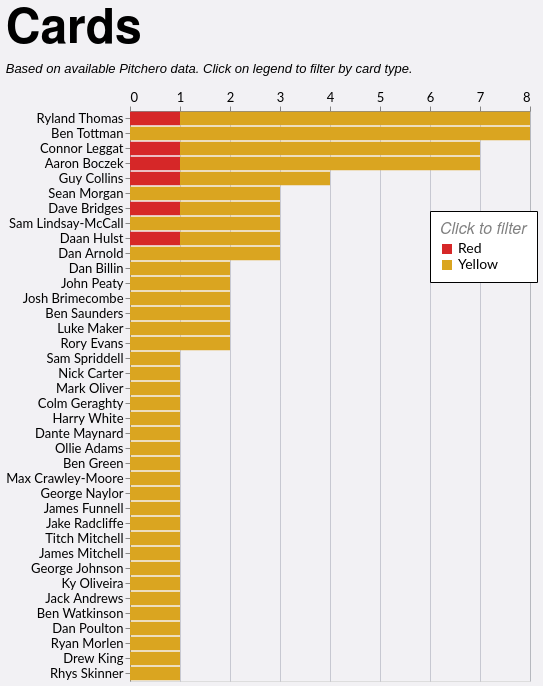

The specification (Vega-Lite) saved for this image:
### Vega-Lite specification from a JSON file in a GitHub repository (floating-point values rounded to 4 significant figures)
{"config": {"axis": {"labelFont": "Lato, sans-serif", "titleFont": "PT Sans Narrow, Helvetica Neue, Helvetica, Arial, sans-serif", "labelFontSize": 13, "titleFontSize": 24, "gridColor": "#202947", "gridOpacity": 0.2}, "header": {"labelFont": "PT Sans Narrow, Helvetica Neue, Helvetica, Arial, sans-serif", "titleFont": "PT Sans Narrow, Helvetica Neue, Helvetica, Arial, sans-serif", "labelFontSize": 24, "titleFontSize": 28, "labelFontWeight": "bold", "orient": "left"}, "legend": {"labelFont": "Lato, sans-serif", "titleFont": "PT Sans Narrow, Helvetica Neue, Helvetica, Arial, sans-serif", "labelFontSize": 14, "titleFontSize": 16, "titlePadding": 5, "fillColor": "white", "strokeColor": "black", "padding": 10, "titleFontWeight": "lighter", "titleFontStyle": "italic", "titleColor": "gray", "offset": 10}, "title": {"font": "PT Sans Narrow, Helvetica Neue, Helvetica, Arial, sans-serif", "fontSize": 48, "fontWeight": "bold", "anchor": "start", "align": "center", "titlePadding": 20, "subtitlePadding": 10, "subtitleFontSize": 13, "subtitleColor": "", "subtitleFontStyle": "italic", "offset": 15, "color": "black"}, "axisX": {"labelAngle": 0}, "facet": {"title": null, "header": null, "align": {"row": "each", "column": "each"}}, "resolve": {"scale": {"y": "independent", "facet": "independent"}}, "background": "#f2f1f4"}, "data": {"name": "data-756639d894a4c0188268044ee30d0c40"}, "mark": {"type": "bar"}, "encoding": {"color": {"field": "event", "legend": {"legendX": 300, "legendY": 100, "orient": "none", "title": "Click to filter"}, "scale": {"domain": ["Red", "Yellow"], "range": ["#d62728", "goldenrod"]}, "type": "nominal"}, "tooltip": [{"field": "player", "title": "Player", "type": "nominal"}, {"field": "event", "title": "Card Type", "type": "nominal"}, {"aggregate": "sum", "field": "count", "title": "Cards", "type": "quantitative"}, {"aggregate": "sum", "field": "A", "title": "Games", "type": "quantitative"}], "x": {"aggregate": "sum", "axis": {"format": "d", "orient": "top", "title": null}, "field": "count", "type": "quantitative"}, "y": {"field": "player", "sort": "-x", "title": null, "type": "nominal"}}, "height": {"step": 15}, "title": {"text": "Cards", "subtitle": "Based on available Pitchero data. Click on legend to filter by card type."}, "width": 400, "$schema": "https://vega.github.io/schema/vega-lite/v5.20.1.json", "datasets": {"data-756639d894a4c0188268044ee30d0c40": [{"player": "Sam Spriddell", "season": "2023/24", "squad": "1st", "player_join": "S Spriddell", "A": 11, "event": "Yellow", "count": 1}, {"player": "Dan Billin", "season": "2023/24", "squad": "1st", "player_join": "D Billin", "A": 20, "event": "Yellow", "count": 2}, {"player": "Nick Carter", "season": "2021/22", "squad": "1st", "player_join": "N Carter", "A": 4, "event": "Yellow", "count": 1}, {"player": "Sean Morgan", "season": "2023/24", "squad": "1st", "player_join": "S Morgan", "A": 2, "event": "Yellow", "count": 1}, {"player": "Sean Morgan", "season": "2022/23", "squad": "1st", "player_join": "S Morgan", "A": 8, "event": "Yellow", "count": 1}, {"player": "Sean Morgan", "season": "2021/22", "squad": "1st", "player_join": "S Morgan", "A": 10, "event": "Yellow", "count": 1}, {"player": "Guy Collins", "season": "2024/25", "squad": "1st", "player_join": "G Collins", "A": 20, "event": "Yellow", "count": 2}, {"player": "Mark Oliver", "season": "2023/24", "squad": "1st", "player_join": "M Oliver", "A": 5, "event": "Yellow", "count": 1}, {"player": "Colm Geraghty", "season": "2023/24", "squad": "1st", "player_join": "C Geraghty", "A": 7, "event": "Yellow", "count": 1}, {"player": "Harry White", "season": "2023/24", "squad": "1st", "player_join": "H White", "A": 7, "event": "Yellow", "count": 1}, {"player": "Dante Maynard", "season": "2024/25", "squad": "1st", "player_join": "D Maynard", "A": 1, "event": "Yellow", "count": 1}, {"player": "Guy Collins", "season": "2024/25", "squad": "1st", "player_join": "G Collins", "A": 20, "event": "Red", "count": 1}, {"player": "Guy Collins", "season": "2022/23", "squad": "1st", "player_join": "G Collins", "A": 17, "event": "Yellow", "count": 1}, {"player": "Ollie Adams", "season": "2023/24", "squad": "2nd", "player_join": "O Adams", "A": 1, "event": "Yellow", "count": 1}, {"player": "Connor Leggat", "season": "2024/25", "squad": "1st", "player_join": "C Leggat", "A": 11, "event": "Yellow", "count": 3}, {"player": "Ryland Thomas", "season": "2022/23", "squad": "2nd", "player_join": "R Thomas", "A": 4, "event": "Yellow", "count": 1}, {"player": "Connor Leggat", "season": "2022/23", "squad": "1st", "player_join": "C Leggat", "A": 9, "event": "Yellow", "count": 1}, {"player": "Ryland Thomas", "season": "2024/25", "squad": "1st", "player_join": "R Thomas", "A": 18, "event": "Yellow", "count": 1}, {"player": "Connor Leggat", "season": "2019/20", "squad": "1st", "player_join": "C Leggat", "A": 11, "event": "Yellow", "count": 1}, {"player": "Ryland Thomas", "season": "2024/25", "squad": "1st", "player_join": "R Thomas", "A": 18, "event": "Red", "count": 1}, {"player": "Connor Leggat", "season": "2018/19", "squad": "1st", "player_join": "C Leggat", "A": 13, "event": "Yellow", "count": 1}, {"player": "Ryland Thomas", "season": "2023/24", "squad": "1st", "player_join": "R Thomas", "A": 25, "event": "Yellow", "count": 3}, {"player": "Connor Leggat", "season": "2022/23", "squad": "1st", "player_join": "C Leggat", "A": 9, "event": "Red", "count": 1}, {"player": "Ryland Thomas", "season": "2022/23", "squad": "1st", "player_join": "R Thomas", "A": 8, "event": "Yellow", "count": 2}, {"player": "Ben Green", "season": "2024/25", "squad": "2nd", "player_join": "B Green", "A": 13, "event": "Yellow", "count": 1}, {"player": "Dave Bridges", "season": "2023/24", "squad": "1st", "player_join": "D Bridges", "A": 17, "event": "Yellow", "count": 1}, {"player": "Dave Bridges", "season": "2022/23", "squad": "1st", "player_join": "D Bridges", "A": 15, "event": "Yellow", "count": 1}, {"player": "Dave Bridges", "season": "2023/24", "squad": "1st", "player_join": "D Bridges", "A": 17, "event": "Red", "count": 1}, {"player": "Ben Tottman", "season": "2024/25", "squad": "1st", "player_join": "B Tottman", "A": 19, "event": "Yellow", "count": 3}, {"player": "Max Crawley-Moore", "season": "2023/24", "squad": "1st", "player_join": "M Crawley-Moore", "A": 16, "event": "Yellow", "count": 1}, {"player": "George Naylor", "season": "2024/25", "squad": "2nd", "player_join": "G Naylor", "A": 10, "event": "Yellow", "count": 1}, {"player": "Ben Tottman", "season": "2023/24", "squad": "1st", "player_join": "B Tottman", "A": 25, "event": "Yellow", "count": 2}, {"player": "Ben Tottman", "season": "2022/23", "squad": "1st", "player_join": "B Tottman", "A": 19, "event": "Yellow", "count": 2}, {"player": "Ben Tottman", "season": "2019/20", "squad": "1st", "player_join": "B Tottman", "A": 12, "event": "Yellow", "count": 1}, {"player": "James Funnell", "season": "2021/22", "squad": "1st", "player_join": "J Funnell", "A": 12, "event": "Yellow", "count": 1}, {"player": "Jake Radcliffe", "season": "2023/24", "squad": "1st", "player_join": "J Radcliffe", "A": 18, "event": "Yellow", "count": 1}, {"player": "John Peaty", "season": "2025/26", "squad": "1st", "player_join": "J Peaty", "A": 4, "event": "Yellow", "count": 1}, {"player": "Titch Mitchell", "season": "2022/23", "squad": "1st", "player_join": "T Mitchell", "A": 2, "event": "Yellow", "count": 1}, {"player": "James Mitchell", "season": "2022/23", "squad": "1st", "player_join": "T Mitchell", "A": 2, "event": "Yellow", "count": 1}, {"player": "John Peaty", "season": "2023/24", "squad": "1st", "player_join": "J Peaty", "A": 13, "event": "Yellow", "count": 1}, {"player": "Josh Brimecombe", "season": "2021/22", "squad": "2nd", "player_join": "J Brimecombe", "A": 6, "event": "Yellow", "count": 1}, {"player": "Sam Lindsay-McCall", "season": "2023/24", "squad": "1st", "player_join": "S Lindsay", "A": 22, "event": "Yellow", "count": 1}, {"player": "George Johnson", "season": "2022/23", "squad": "1st", "player_join": "G Johnson", "A": 17, "event": "Yellow", "count": 1}, {"player": "Ky Oliveira", "season": "2022/23", "squad": "2nd", "player_join": "K Oliveira", "A": 2, "event": "Yellow", "count": 1}, {"player": "Josh Brimecombe", "season": "2024/25", "squad": "1st", "player_join": "J Brimecombe", "A": 19, "event": "Yellow", "count": 1}, {"player": "Sam Lindsay-McCall", "season": "2021/22", "squad": "1st", "player_join": "S Lindsay", "A": 13, "event": "Yellow", "count": 2}, {"player": "Jack Andrews", "season": "2023/24", "squad": "2nd", "player_join": "J Andrews", "A": 8, "event": "Yellow", "count": 1}, {"player": "Daan Hulst", "season": "2024/25", "squad": "2nd", "player_join": "D Hulst", "A": 4, "event": "Yellow", "count": 1}, {"player": "Daan Hulst", "season": "2023/24", "squad": "2nd", "player_join": "D Hulst", "A": 7, "event": "Yellow", "count": 1}, {"player": "Daan Hulst", "season": "2018/19", "squad": "1st", "player_join": "D Hulst", "A": 10, "event": "Red", "count": 1}, {"player": "Ben Watkinson", "season": "2023/24", "squad": "2nd", "player_join": "B Watkinson", "A": 11, "event": "Yellow", "count": 1}, {"player": "Ben Saunders", "season": "2022/23", "squad": "1st", "player_join": "B Saunders", "A": 7, "event": "Yellow", "count": 1}, {"player": "Luke Maker", "season": "2024/25", "squad": "1st", "player_join": "L Maker", "A": 14, "event": "Yellow", "count": 1}, {"player": "Ben Saunders", "season": "2019/20", "squad": "1st", "player_join": "B Saunders", "A": 6, "event": "Yellow", "count": 1}, {"player": "Luke Maker", "season": "2023/24", "squad": "1st", "player_join": "L Maker", "A": 13, "event": "Yellow", "count": 1}, {"player": "Dan Poulton", "season": "2022/23", "squad": "1st", "player_join": "D Poulton", "A": 17, "event": "Yellow", "count": 1}, {"player": "Ryan Morlen", "season": "2024/25", "squad": "2nd", "player_join": "R Morlen", "A": 6, "event": "Yellow", "count": 1}, {"player": "Drew King", "season": "2019/20", "squad": "1st", "player_join": "D King", "A": 7, "event": "Yellow", "count": 1}, {"player": "Dan Arnold", "season": "2019/20", "squad": "1st", "player_join": "D Arnold", "A": 12, "event": "Yellow", "count": 2}, {"player": "Rhys Skinner", "season": "2024/25", "squad": "1st", "player_join": "R Skinner", "A": 4, "event": "Yellow", "count": 1}, {"player": "Dan Arnold", "season": "2017/18", "squad": "1st", "player_join": "D Arnold", "A": 15, "event": "Yellow", "count": 1}, {"player": "Rory Evans", "season": "2023/24", "squad": "2nd", "player_join": "R Evans", "A": 10, "event": "Yellow", "count": 1}, {"player": "Aaron Boczek", "season": "2024/25", "squad": "2nd", "player_join": "A Boczek", "A": 3, "event": "Yellow", "count": 2}, {"player": "Rory Evans", "season": "2021/22", "squad": "2nd", "player_join": "R Evans", "A": 15, "event": "Yellow", "count": 1}, {"player": "Aaron Boczek", "season": "2025/26", "squad": "1st", "player_join": "A Boczek", "A": 5, "event": "Yellow", "count": 1}, {"player": "Aaron Boczek", "season": "2024/25", "squad": "1st", "player_join": "A Boczek", "A": 4, "event": "Yellow", "count": 1}, {"player": "Aaron Boczek", "season": "2024/25", "squad": "1st", "player_join": "A Boczek", "A": 4, "event": "Red", "count": 1}, {"player": "Aaron Boczek", "season": "2023/24", "squad": "1st", "player_join": "A Boczek", "A": 21, "event": "Yellow", "count": 2}]}}
